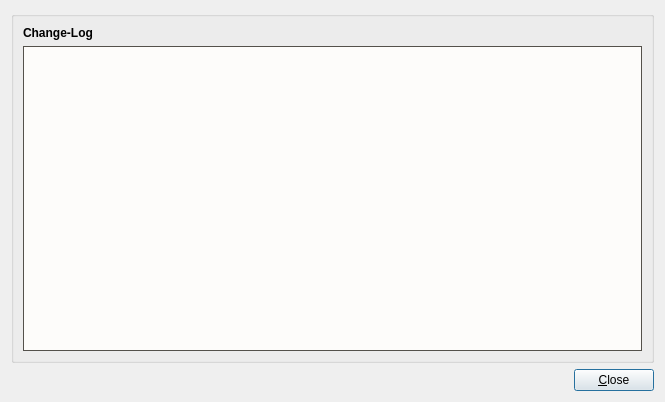
<?xml version="1.0" encoding="UTF-8"?>
<ui version="4.0">
 <class>logview</class>
 <widget class="QDialog" name="logview">
  <property name="geometry">
   <rect>
    <x>0</x>
    <y>0</y>
    <width>665</width>
    <height>402</height>
   </rect>
  </property>
  <property name="windowTitle">
   <string>Change Log Viewer</string>
  </property>
  <layout class="QGridLayout" name="gridLayout_2">
   <item row="1" column="0">
    <spacer name="horizontalSpacer">
     <property name="orientation">
      <enum>Qt::Horizontal</enum>
     </property>
     <property name="sizeHint" stdset="0">
      <size>
       <width>585</width>
       <height>20</height>
      </size>
     </property>
    </spacer>
   </item>
   <item row="1" column="1">
    <widget class="QPushButton" name="closeButton">
     <property name="text">
      <string>&amp;Close</string>
     </property>
    </widget>
   </item>
   <item row="0" column="0" colspan="2">
    <widget class="QGroupBox" name="groupBox">
     <property name="palette">
      <palette>
       <active>
        <colorrole role="Base">
         <brush brushstyle="SolidPattern">
          <color alpha="255">
           <red>253</red>
           <green>252</green>
           <blue>250</blue>
          </color>
         </brush>
        </colorrole>
        <colorrole role="Window">
         <brush brushstyle="SolidPattern">
          <color alpha="255">
           <red>109</red>
           <green>105</green>
           <blue>97</blue>
          </color>
         </brush>
        </colorrole>
       </active>
       <inactive>
        <colorrole role="Base">
         <brush brushstyle="SolidPattern">
          <color alpha="255">
           <red>253</red>
           <green>252</green>
           <blue>250</blue>
          </color>
         </brush>
        </colorrole>
        <colorrole role="Window">
         <brush brushstyle="SolidPattern">
          <color alpha="255">
           <red>109</red>
           <green>105</green>
           <blue>97</blue>
          </color>
         </brush>
        </colorrole>
       </inactive>
       <disabled>
        <colorrole role="Base">
         <brush brushstyle="SolidPattern">
          <color alpha="255">
           <red>109</red>
           <green>105</green>
           <blue>97</blue>
          </color>
         </brush>
        </colorrole>
        <colorrole role="Window">
         <brush brushstyle="SolidPattern">
          <color alpha="255">
           <red>109</red>
           <green>105</green>
           <blue>97</blue>
          </color>
         </brush>
        </colorrole>
       </disabled>
      </palette>
     </property>
     <layout class="QGridLayout" name="gridLayout">
      <item row="1" column="0">
       <widget class="QPlainTextEdit" name="contentView">
        <property name="readOnly">
         <bool>true</bool>
        </property>
       </widget>
      </item>
      <item row="0" column="0">
       <widget class="QLabel" name="label">
        <property name="font">
         <font>
          <weight>75</weight>
          <bold>true</bold>
         </font>
        </property>
        <property name="text">
         <string>Change-Log</string>
        </property>
       </widget>
      </item>
     </layout>
    </widget>
   </item>
  </layout>
 </widget>
 <resources/>
 <connections/>
</ui>
